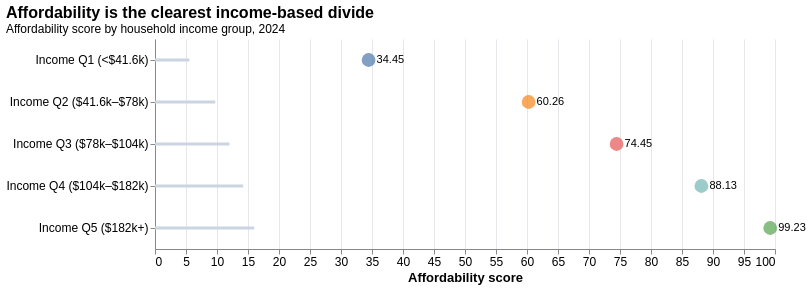

The Vega-Lite source for this figure:
### Vega-Lite specification from a JSON file in a GitHub repository (floating-point values rounded to 4 significant figures)
{"$schema": "https://vega.github.io/schema/vega-lite/v5.json", "description": "Affordability score by income quintile, 2024.", "title": {"text": "Affordability is the clearest income-based divide", "subtitle": "Affordability score by household income group, 2024"}, "width": 620, "height": {"step": 42}, "data": {"values": [{"income_group": "Income Q1 (<$41.6k)", "affordability": 34.45}, {"income_group": "Income Q2 ($41.6k–$78k)", "affordability": 60.26}, {"income_group": "Income Q3 ($78k–$104k)", "affordability": 74.45}, {"income_group": "Income Q4 ($104k–$182k)", "affordability": 88.13}, {"income_group": "Income Q5 ($182k+)", "affordability": 99.23}]}, "layer": [{"mark": {"type": "rule", "strokeWidth": 3, "color": "#cbd5e1"}, "encoding": {"y": {"field": "income_group", "type": "ordinal", "title": null, "sort": ["Income Q1 (<$41.6k)", "Income Q2 ($41.6k–$78k)", "Income Q3 ($78k–$104k)", "Income Q4 ($104k–$182k)", "Income Q5 ($182k+)"]}, "x": {"value": 0}, "x2": {"field": "affordability", "type": "quantitative"}}}, {"mark": {"type": "point", "filled": true, "size": 190}, "encoding": {"y": {"field": "income_group", "type": "ordinal", "sort": ["Income Q1 (<$41.6k)", "Income Q2 ($41.6k–$78k)", "Income Q3 ($78k–$104k)", "Income Q4 ($104k–$182k)", "Income Q5 ($182k+)"]}, "x": {"field": "affordability", "type": "quantitative", "title": "Affordability score", "scale": {"domain": [0, 100]}}, "color": {"field": "income_group", "type": "nominal", "legend": null}, "tooltip": [{"field": "income_group", "type": "ordinal", "title": "Income group"}, {"field": "affordability", "type": "quantitative", "title": "Affordability", "format": ".2f"}]}}, {"mark": {"type": "text", "align": "left", "dx": 8, "baseline": "middle", "fontSize": 11}, "encoding": {"y": {"field": "income_group", "type": "ordinal", "sort": ["Income Q1 (<$41.6k)", "Income Q2 ($41.6k–$78k)", "Income Q3 ($78k–$104k)", "Income Q4 ($104k–$182k)", "Income Q5 ($182k+)"]}, "x": {"field": "affordability", "type": "quantitative"}, "text": {"field": "affordability", "type": "quantitative", "format": ".2f"}}}], "config": {"view": {"stroke": null}, "axis": {"labelFontSize": 12, "titleFontSize": 13, "gridColor": "#e5e7eb"}, "title": {"fontSize": 16, "subtitleFontSize": 12, "anchor": "start"}}}
